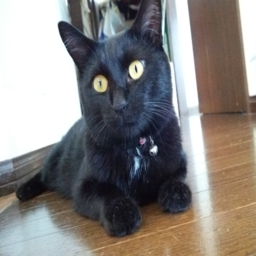
#> input picture img/kuroneko256.png, 256 x 256 px, found by its file name
$ python k-means_img.py   (Python 2 division)
#> lines starting #> are read from the running program, lines starting #| are printed output that depends on the picture
import numpy as np
from numpy.random import *
from PIL import Image
import matplotlib.pyplot as plt
import time


def SetPoints():
    #calc dtc and set mean data to points

    for i in range(imgSize[0]):
        for j in range(imgSize[1]):
            dtcs = [sum((points[i, j] - m)**2) for m in means]
            mData[i, j] = np.argmin(dtcs)


def PlotData():
    #plot data
    outImg = np.zeros((256, 256, 3), dtype=int)

    for i in range(imgSize[0]):
        for j in range(imgSize[1]):
            outImg[i, j] = means[mData[i, j]]

    Image.fromarray(np.uint8(outImg)).save("out.png")


def ResetMeans():
    #reset mean pos
    #global means

    cntArr = [0] * K
    newMeans = np.zeros(means.shape, dtype=int)

    for i in range(imgSize[0]):
        for j in range(imgSize[1]):
            newMeans[mData[i, j]] += points[i, j]
            cntArr[mData[i, j]] += 1
    for k in range(K):
        if cntArr[k] != 0: means[k] = newMeans[k] / cntArr[k]


if __name__ == '__main__':
    startTime = time.time()

    pilImg = Image.open('img/kuroneko256.png')
#> pilImg is the input picture: PIL image 256x256 RGBA; mean R, G, B, A 135.4, 131.1, 128.4, 255
    imgArr = np.asarray(pilImg)
    imgSize = np.array(imgArr.shape)[0:2]
#> imgSize = [256, 256]

    K = 8
    ItrNum = 8
    means = np.array(
        [[randint(256) for i in range(3)] for i in range(K)], dtype=int)
    points = np.array(imgArr[:, :, 0:3], dtype=int)
    mData = np.zeros([imgSize[0], imgSize[1]], dtype=int)

    print("first means\n" + str(means) + "\n---")

    for itr in range(ItrNum):
        startTime = time.time()
        SetPoints()
        PlotData()
        ResetMeans()

        print("iteration = " + str(itr + 1) + "/" + str(ItrNum) + "\n" +
              str(means))
        print time.time() - startTime
#> this loop made 8 passes
#> pass 1, in PlotData, `Image.fromarray(np.uint8(outImg)).save("out.png")`:
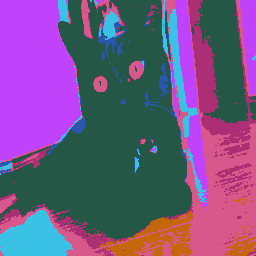
#> saved as out.png: PIL image 256x256 RGB; mean R, G, B 113.5, 87.2, 132.8
#> pass 2, in PlotData (call 2), `Image.fromarray(np.uint8(outImg)).save("out.png")`:
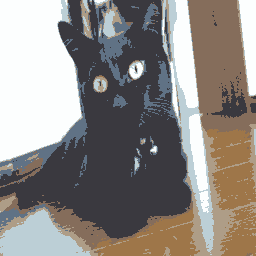
#> saved as out.png: PIL image 256x256 RGB; mean R, G, B 141.3, 136.1, 131.9
